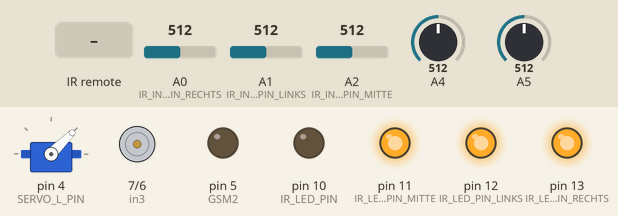
Bench run of a sketch on a simulated Arduino Uno, built with avr-gcc and run on an emulated ATmega328P. On the bench: servo, motor-driver pin pairs drawn as motors (green arrow = first pin HIGH = forward, orange = second pin HIGH = backward, longer = more drive), output pins drawn as LEDs (lit = HIGH). The inputs (shaded band) are chosen by the test bench; at power-on: A0 (IR_INPUT_PIN_RECHTS) = 512, A1 (IR_INPUT_PIN_LINKS) = 512, A2 (IR_INPUT_PIN_MITTE) = 512, A4 = 512, A5 = 512.

Above: at 1.2 s.
1.3 s: infrared code 0x1 received
At 2.8 s:
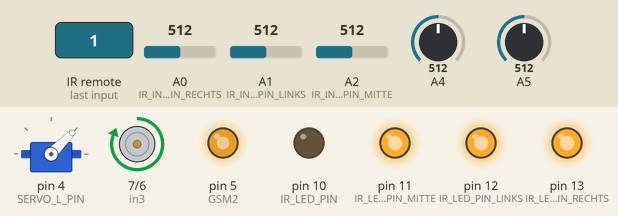
4.3 s: infrared code 0x0 received
At 5.1 s:
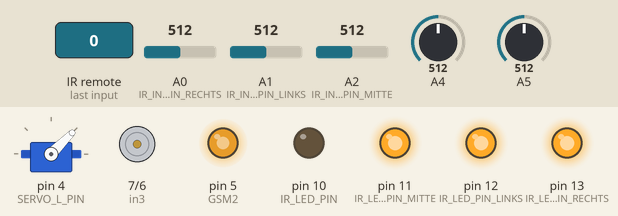
5.8 s: infrared code 0x2 received
At 8.0 s:
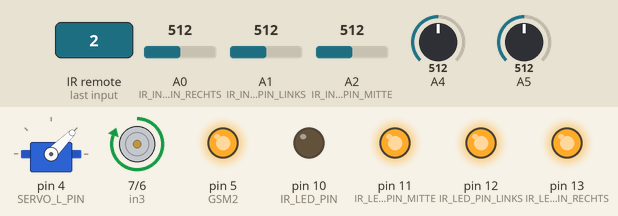
8.8 s: infrared code 0x3 received
At 10.0 s:
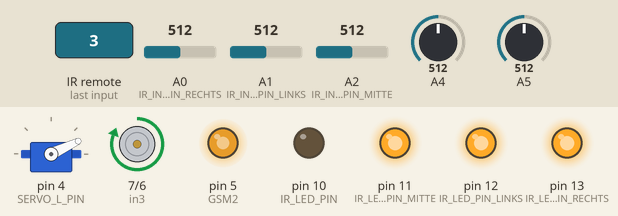
10.3 s: infrared code 0x4 received
At 11.9 s:
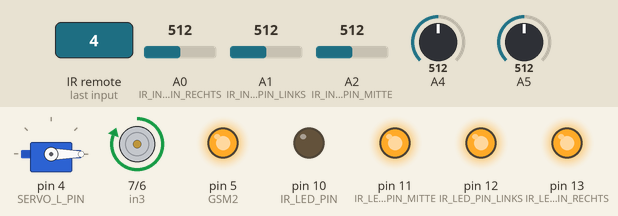
13.3 s: infrared code 0x5 received
Timing chart, 0 to 16.3 s (numbered marks = the images above; inputs shaded):
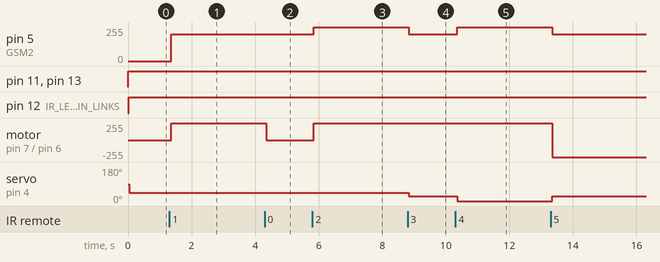

The sketch:

main.ino
```cpp
#include <Servo.h>
#include <IRremote.h>

//Pins Jaldyz
// Sensor Pins
//Sensor rechts(Spurhalten1)
const int IR_INPUT_PIN_RECHTS = A0;
const int IR_LED_PIN_RECHTS = 13;
int SENSOR_RECHTS[] = {IR_INPUT_PIN_RECHTS, IR_LED_PIN_RECHTS, -10};
//Sensor links(Spurhalten2)
const int IR_INPUT_PIN_LINKS = A1;
const int IR_LED_PIN_LINKS = 12;
int SENSOR_LINKS[] = {IR_INPUT_PIN_LINKS, IR_LED_PIN_LINKS, 10};
//Sensor Geswindgkeitserkennung(Farbcodes mit Ir Sensor)(auf Ampel erwiterbar)
const int IR_INPUT_PIN_MITTE = A2;
const int IR_LED_PIN_MITTE = 11;

//Variablen Jaldyz
int ambient = 0;
int lit = 0;
int value = 0;
int max_geschw = 255;

//Pins Roman
const int IR_INPUT_PIN = A3;
const int IR_LED_PIN = 10;
const int ECHO = 9;
const int TRIGGER = 8;

//Variablen Roman
long dauer=0;
long entfernung=0;

int fahren_start_zeit = 0;
int helligkeit;


//Pins Nico
//motor

int GSM2 = 5;

int in3 = 7;

int in4 = 6;

// servo

const int SERVO_L_PIN = 4;

Servo servo_l;


//Pins Jonathan
const int IR_RECIVE_PIN = 3;
int command;
IRrecv irrecv(IR_RECIVE_PIN); // legt fest an welchem pin das Singnal des Empfängers eingeht
decode_results results;
int bewegung[2];
bool parken;


void setup()
{
    Serial.begin(9600);


    //Setup Sensoren Jaldyz
    // Setup Sensoren
    pinMode(IR_INPUT_PIN_RECHTS, INPUT);
    pinMode(IR_LED_PIN_RECHTS, OUTPUT);
    pinMode(IR_INPUT_PIN_LINKS, INPUT);
    pinMode(IR_LED_PIN_LINKS, OUTPUT);
    pinMode(IR_INPUT_PIN_MITTE, INPUT);
    pinMode(IR_LED_PIN_MITTE, OUTPUT);

    //Setup Roman
    //Ultraschallsensor Setup
    pinMode(TRIGGER, OUTPUT);
    pinMode(ECHO, INPUT);

    //IR Sensor Setup
    pinMode(IR_INPUT_PIN, INPUT);
    pinMode(IR_LED_PIN, OUTPUT);

    //Setup Nico
    servo_l.attach(SERVO_L_PIN);

    pinMode(GSM2, OUTPUT);

    pinMode(in3, OUTPUT);

    pinMode(in4, OUTPUT);


    //Setup Jonathan
    irrecv.enableIRIn();


}

int Spurhalten(int Sensor[]){//Jaldyz

    digitalWrite(Sensor[1], LOW);// LED aus
    delay(5);//To give ADC and LED transition time
    ambient = analogRead(Sensor[0]);//Umgebungs helligkeuit

    digitalWrite(Sensor[1], HIGH);
    delay(5);
    lit = analogRead(Sensor[1]);

    value = lit - ambient;

    if (value > 600 ){//Wenn weiße linie erkannt
    //Wert für weiß muss bestimmt werden
        return Sensor[2];
    }
    else{
        return 0;
    }
}

int Geschwidigkeit_Erkennen(){//Jaldyz

    //liefert Wert für Helligkeit(je nach farbe anderer wert muss bestimmt werden )
    digitalWrite(IR_LED_PIN_MITTE, LOW);
    delay(5);
    //misst umgebungshelligkeit
    ambient = analogRead(IR_INPUT_PIN_MITTE);

    digitalWrite(IR_LED_PIN_MITTE, HIGH);
    delay(5);
    lit = analogRead(IR_INPUT_PIN_MITTE);
    //differenz zum Umgebungslicht berechnen
    value = lit - ambient;

    //werte für farben und geschwindigkeitne (return werte müssen noch fesgelegt werden)
    //geschwidigkeiten werden als maimal geschawindigkeiten verwendet
    if (900 > value > 600){
        return 200;
    }
    else if(600 > value > 300){
        return 100;
    }
    else if (300 > value > 0){
        return 0;
    }
    else{
        return NULL;
    }

}

void fahren(int einschlag, int geschw){// Nico  //einschlag zwischen -45 für ganz links und 45 für ganz rechts

    servo_l.write(45+einschlag);


    if(geschw > 0){


        digitalWrite(in3, HIGH);  // Motor vorwärts

        digitalWrite(in4, LOW);

         //Geschwindigkeit vom Motor wird festgelegt

        analogWrite(GSM2, abs(geschw));

    }


    else if(geschw < 0){

        // Motor dreht sich rückwärts


        digitalWrite(in3, LOW);

        digitalWrite(in4, HIGH);

        analogWrite(GSM2, abs(geschw));

    }

    else if(geschw == 0){

        // beide Motoren halten an

        digitalWrite(in3, LOW);

        digitalWrite(in4, LOW);

    }

}

int messen (){  //Roman
    // Funktion gibt enfernung als int zurück
    //Töne(Ultraschall) and und aus machen
    digitalWrite(TRIGGER, LOW);
    delay(5);
    digitalWrite(TRIGGER, HIGH);
    delay(10);
    digitalWrite(TRIGGER, LOW);
    dauer = pulseIn(ECHO, HIGH);
    entfernung = long((dauer/2) * 0.03432);
    if (entfernung >= 500 || entfernung <= 0) {
        //ungültiger Messbereich
        Serial.println("Kein Messwert");
    }
    else
    {
      Serial.print(entfernung);
      Serial.println(" cm");
    }

    return entfernung;
 }


int markierungErkennen() { //Roman
    //liefert Wert für Helligkeit(schwarz => kleinerer Wert)
    digitalWrite(IR_LED_PIN, LOW);
    delay(5);
    //misst umgebungshelligkeit
    ambient = analogRead(IR_INPUT_PIN);

    digitalWrite(IR_LED_PIN, HIGH);
    delay(5);
    lit = analogRead(IR_INPUT_PIN);
    //differenz zum Umgebungslicht berechnen
    value = lit - ambient;

    return value;
}

void einparken_s(int richtung){//Roman // richtung = -1 für links für rechts 1
    helligkeit = markierungErkennen();
    while (helligkeit < 300){
        fahren(0,70);
        helligkeit = markierungErkennen();

    while (helligkeit < 300){
        fahren(0,70);
        helligkeit = markierungErkennen();
    }
    fahren(45*richtung, -50);
    delay(3000);
    fahren(-45*richtung, -50);
    delay(3000);
    fahren(0, 50);
    delay(1000);

    }

}

void einparken_ruck(){ // Roman
    //nur rückwärts links falls Zeit rückwärts rechts hinzufügen
    //Auto soll Lücke erkennen, vorbei fahren, dann rückwärts einparken
    //delays müssen auf das getriebe abgestimmt werden => Tests
    helligkeit = markierungErkennen();
    while (helligkeit > 300){//Wert für schwarz muss noch ermittelt werden
        //fahren bis Parklücke erkannt
        fahren(0, 50);
    }
    //Parklücke gefunden
    fahren(0,0);
    delay(100);
    //an Parklücke vorbei fahren
    fahren(0,100);
    delay(2000);
    //rückwärts einparken
    entfernung = messen();
    fahren_start_zeit = millis();
    while(entfernung > 10 && (fahren_start_zeit - millis()) < 2000){// fährt für 2 sec oder bis 10 cm vor Wand Rückwärts links (Zeit bis gerade in Parklücke)
        fahren(-45, -40);
    }

    fahren(0,0);
    delay(100);

    //rückwärtsfahren bis ganz in Parklücke
    while (entfernung > 10){
        fahren(0, -40);
    }
}

void empfangen(){

    /*  dies funktion gibt ein array mit 2 Werten,
     *  die die Richtung und Geschwindigkeit reprässentieren,
     *  zurück
     *  bewegung = {Geschwidigkeit, Richtung}
     *  Bedeutung der Befehle
     *  0x0 stoppt das fahrzeug
     *  0x1 langsam vorwärts
     *  0x2 schnell vorwärts
     *  0x3 leicht links lenken vorwärts
     *  0x4 stark links lenken vorwärts
     *  0x5 leicht links lenken rückwarts
     *  0x6 stark links lenken rückwärts
     *  0x7 leicht rechts lenken vorwärts
     *  0x8 stark rechts lenken vorwärts
     *  0x9 leicht rechts lenken rückwärts
     *  0x10 stark rechts lenken rückwärts
     *  0x11 sehr langsam rückwärts
     *  0x12 langsam rückwärts
     */
    if (irrecv.decode()){
        command = irrecv.decodedIRData.command;

        switch (command){
            case 0:
                bewegung[0] = 0;
                bewegung[1] = 0;
                break;
            case 1:
                bewegung[0] = 200;
                bewegung[1] = 0;
                break;
            case 2:
                bewegung[0] = 255;
                bewegung[1] = 0;
                break;
            case 3:
                bewegung[0] = 200;
                bewegung[1] = -20;
                break;
            case 4:
                bewegung[0] = 2000;
                bewegung[1] = -45;
                break;
            case 5:
                bewegung[0] = -200;
                bewegung[1] = -20;
                break;
            case 6:
                bewegung[0] = -200;
                bewegung[1] = -45;
                break;
            case 7:
                bewegung[0] = 200;
                bewegung[1] = 20;
                break;
            case 8:
                bewegung[0] = 200;
                bewegung[1] = 45;
                break;
            case 9:
                bewegung[0] = -200;
                bewegung[1] = 20;
                break;
            case 16:
                bewegung[0] = -200;
                bewegung[1] = 45;
                break;
            case 17:
                bewegung[0] = -200;
                bewegung[1] = 0;
                break;
            case 18:
                bewegung[0] = -255;
                bewegung[1] = 0;
                break;
            case 19:
                parken = true;
                break;
        }
        irrecv.resume();
    }
}


void loop(){
    empfangen();
    if (parken == true){
        einparken_s(1);
    }
    else{
        empfangen();
        int einschlag = bewegung[1];
        int geschwindigkeit = bewegung[0];
        int new_max = Geschwidigkeit_Erkennen();
        if(new_max != NULL){
            int max_geschw = new_max;
        }
        if (geschwindigkeit > max_geschw){
            geschwindigkeit = max_geschw;
        }
        int anpassung = Spurhalten(SENSOR_RECHTS);
        if (anpassung == 0){
            anpassung = Spurhalten(SENSOR_LINKS);
        }
        einschlag = einschlag + anpassung;
        fahren(einschlag ,geschwindigkeit);
        }
}
```

Measured:
- after the input at 1.3 s, pin 5 (GSM2): 0/255 → 200/255 after 0.06 s; pin 11 (IR_LED_PIN_MITTE): stays HIGH (without the input it goes to LOW after 3.0 s); motor on pin 7 (in3) / pin 6 (in4): stopped → forward 255/255 after 0.06 s
- after the input at 4.3 s, pin 12 (IR_LED_PIN_LINKS): stays HIGH (without the input it goes to LOW after 1.5 s); motor on pin 7 (in3) / pin 6 (in4): forward 255/255 → stopped after 0.06 s
- after the input at 5.8 s, pin 5 (GSM2): 200/255 → 255/255 at once; pin 12 (IR_LED_PIN_LINKS): stays HIGH (without the input it goes to LOW after 3.0 s); motor on pin 7 (in3) / pin 6 (in4): stopped → forward 255/255 at once
- after the input at 8.8 s, pin 5 (GSM2): 255/255 → 200/255 at once; servo on pin 4 (SERVO_L_PIN): 45° → 25° at once
- after the input at 10.3 s, pin 5 (GSM2): 200/255 → 255/255 after 0.05 s; pin 13 (IR_LED_PIN_RECHTS): stays HIGH (without the input it goes to LOW after 3.0 s); servo on pin 4 (SERVO_L_PIN): 25° → 0° after 0.06 s
